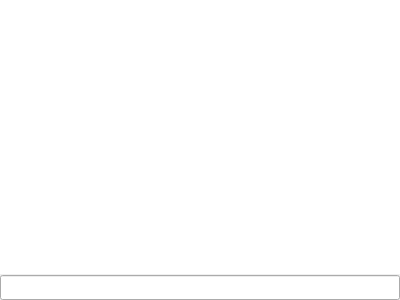
<?xml version="1.0" encoding="UTF-8"?>
<ui version="4.0">
 <class>Terminal</class>
 <widget class="QWidget" name="Terminal">
  <property name="geometry">
   <rect>
    <x>0</x>
    <y>0</y>
    <width>400</width>
    <height>300</height>
   </rect>
  </property>
  <property name="windowTitle">
   <string>Form</string>
  </property>
  <layout class="QVBoxLayout" name="verticalLayout">
   <property name="spacing">
    <number>1</number>
   </property>
   <property name="leftMargin">
    <number>0</number>
   </property>
   <property name="topMargin">
    <number>0</number>
   </property>
   <property name="rightMargin">
    <number>0</number>
   </property>
   <property name="bottomMargin">
    <number>0</number>
   </property>
   <item>
    <widget class="QPlainTextEdit" name="terminal_output">
     <property name="frameShape">
      <enum>QFrame::Shape::NoFrame</enum>
     </property>
    </widget>
   </item>
   <item>
    <widget class="QLineEdit" name="terminal_input">
     <property name="minimumSize">
      <size>
       <width>0</width>
       <height>25</height>
      </size>
     </property>
    </widget>
   </item>
  </layout>
 </widget>
 <resources/>
 <connections/>
</ui>
